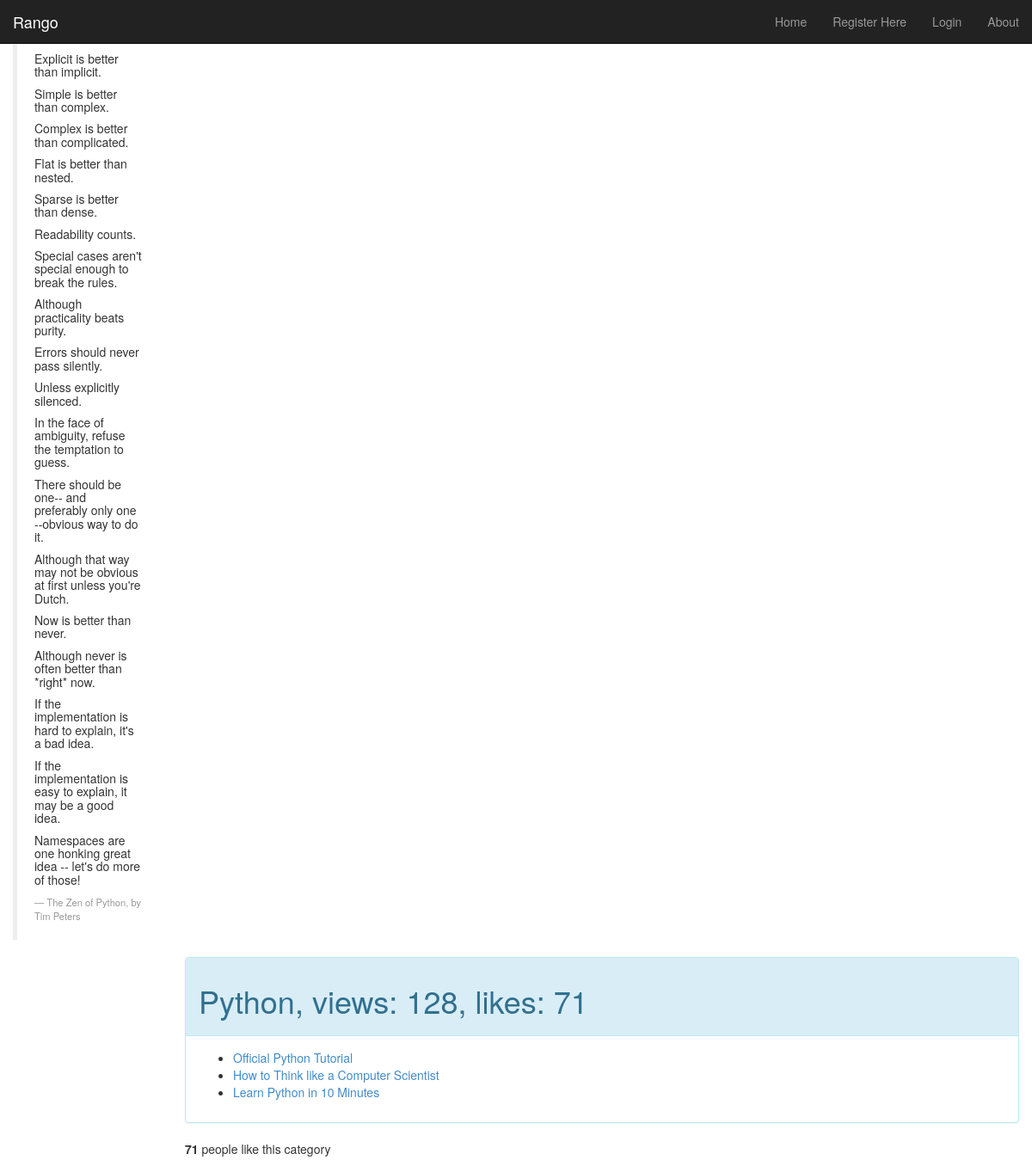
/rango/category/python/, run on the app's committed database.
### rango/models.py (models this page shows, shortened)
class Category(models.Model):
    name=models.CharField(max_length=128, unique=True)
    views=models.IntegerField(default=0)
    likes=models.IntegerField(default=0)
    slug=models.SlugField()

class Page(models.Model):
    category=models.ForeignKey(Category)
    title=models.CharField(max_length=128)
    url=models.URLField()
    views=models.IntegerField(default=0)

### rango/views.py (the view)
# urls.py: url(r"^category/(?P<category_name_slug>[\w\-]+)/$", views.category, name="category"),
def category(request, category_name_slug):
    context_dict={}
    try:
        category=Category.objects.get(slug=category_name_slug)
        context_dict['category_name']=category.name
        pages=Page.objects.filter(category=category)
        context_dict['pages']=pages
        context_dict['category']=category
        context_dict["category_name_slug"]=category_name_slug
    except Category.DoesNotExist:
        pass
    return render(request, "rango/category.html", context_dict)

### templates/rango/category.html (shortened to what this page needs)
{% extends "rango/base.html" %}
{% load static %}
{% block body_block %}
  <div class="panel panel-info">
    <div class="panel-heading">
      <h1>{{ category_name }}, views: {{ category.views }}, likes: {{ category.likes }} </h1>
    </div>
    <div class="panel-body">
      {% if category %}
        <ul>
          {% for page in pages %}
          <li><a href="{{ page.url }}">{{ page.title }}</a></li>
          {% endfor %}
        </ul>
      {% else %}
        The specified category {{ category_name }} does not exist!
      {% endif %}
    </div>
  </div>
    <p>
      <strong id="like_count">{{ category.likes }}</strong> people like this category
  </p>
{% endblock %}

### data on the page
Category: name "Python", views "128", likes "71"
Page: title "Official Python Tutorial"
Page: title "How to Think like a Computer Scientist"
Page: title "Learn Python in 10 Minutes"
